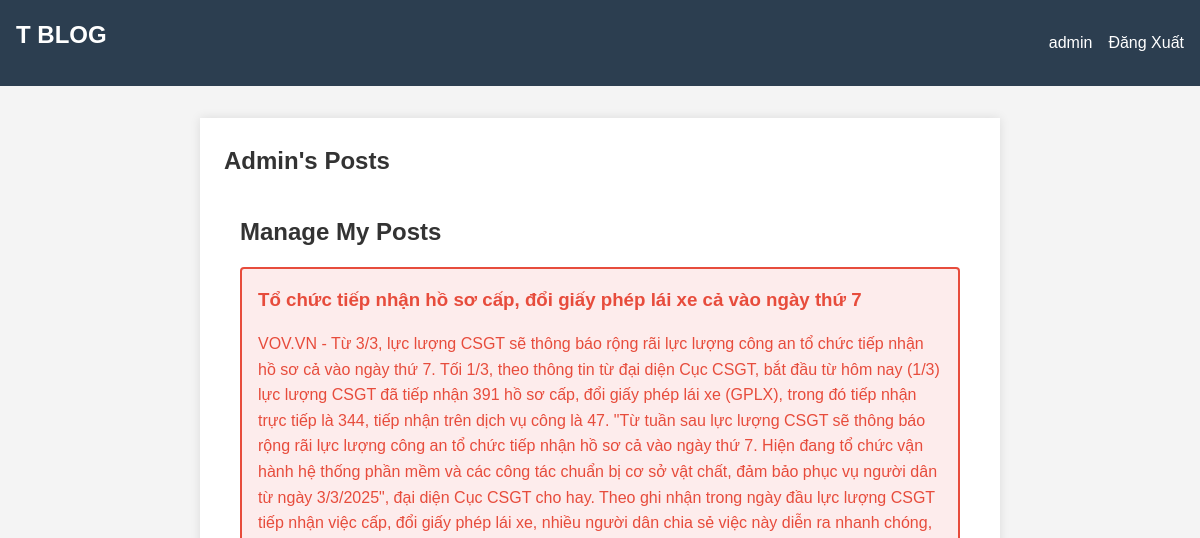
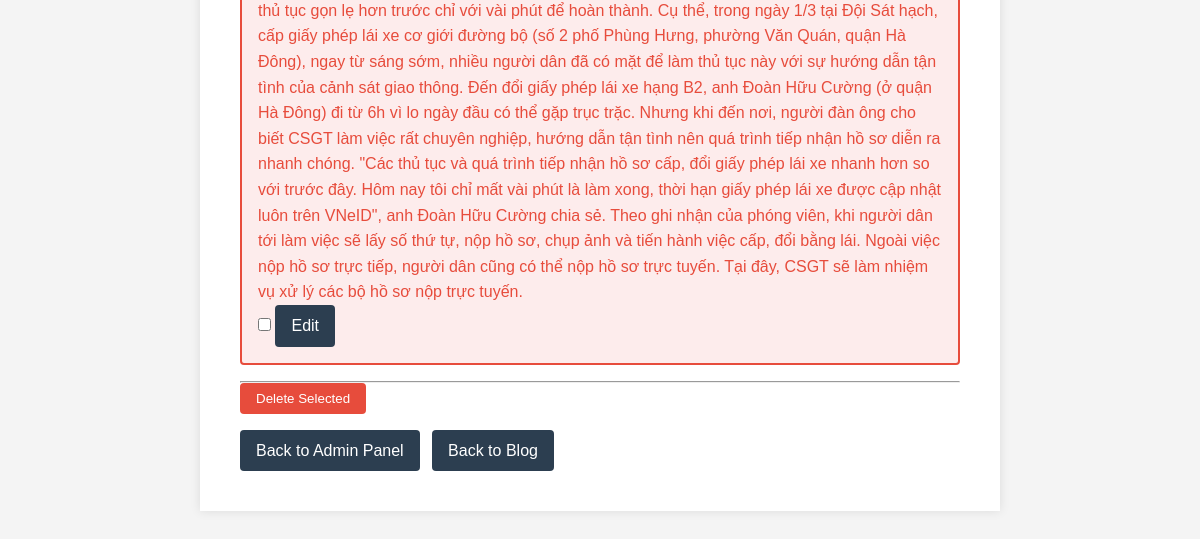
The app's page /admin/my_posts (signed in), older data (2 pictures, top to bottom).
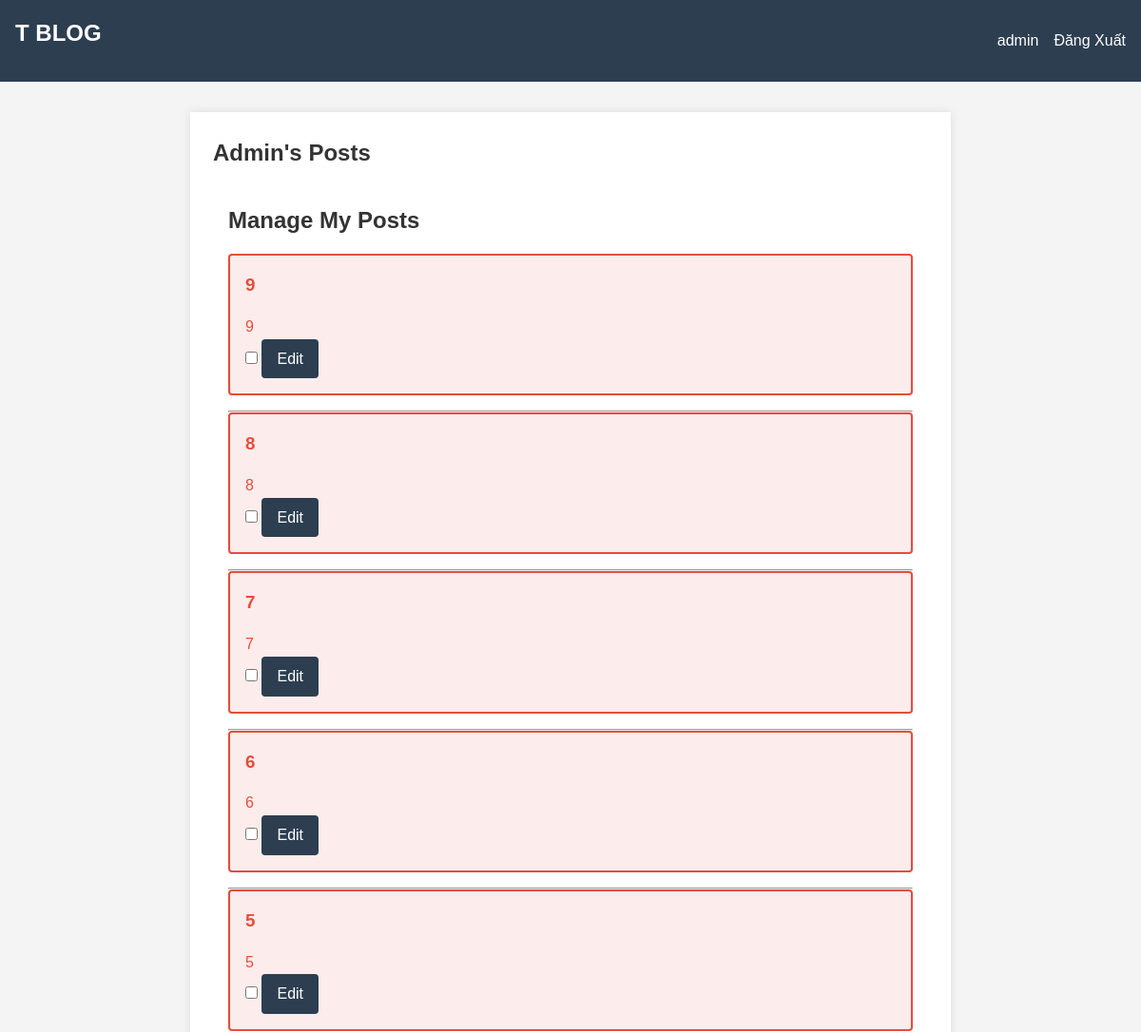
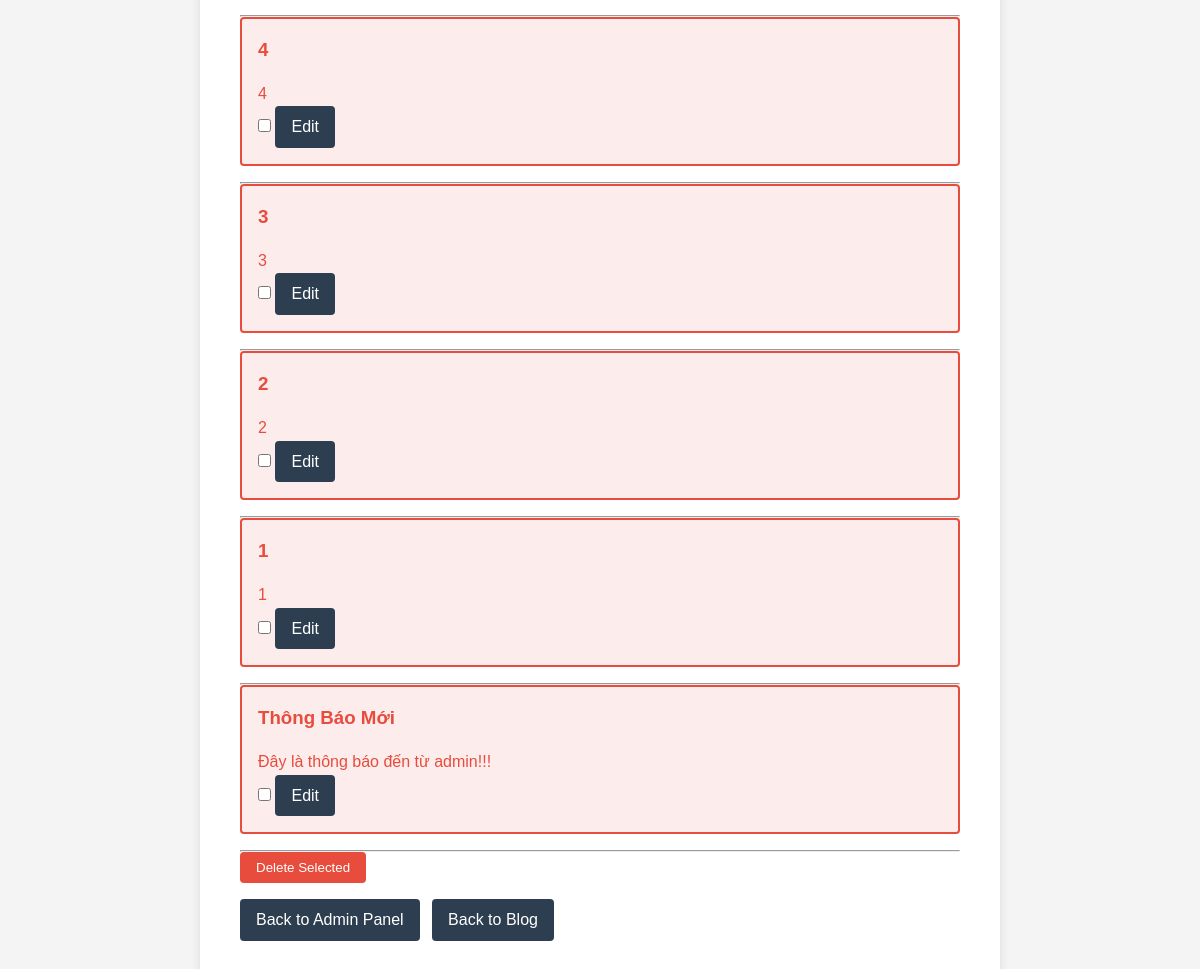
The same page, newer data (2 pictures, top to bottom).
### tables this page shows
CREATE TABLE post (
  id INTEGER PRIMARY KEY AUTOINCREMENT,
  author_id INTEGER NOT NULL,
  created TIMESTAMP NOT NULL DEFAULT CURRENT_TIMESTAMP,
  title TEXT NOT NULL,
  body TEXT NOT NULL,
  FOREIGN KEY (author_id) REFERENCES user (id)
);

### flaskr/blog.py (the view)
@bp.route('/admin/my_posts', defaults={'page': 1})
@bp.route('/admin/my_posts/page/<int:page>')
@login_required
def admin_my_posts(page):
    if g.user is None or g.user['is_admin'] == 0:  # Kiểm tra quyền admin
        abort(403)
    db = get_db()
    per_page = 10  # Số bài viết mỗi trang
    offset = (page - 1) * per_page  # Tính toán offset
    posts = db.execute(
        'SELECT p.id, title, body, created, author_id, username'
        ' FROM post p JOIN user u ON p.author_id = u.id'
        ' WHERE u.id = ?'
        ' ORDER BY created DESC'
        ' LIMIT ? OFFSET ?',
        (g.user['id'], per_page, offset)
    ).fetchall()
    total_posts = db.execute('SELECT COUNT(*) FROM post WHERE author_id = ?', (g.user['id'],)).fetchone()[0]  # Tổng số bài viết của người dùng
    total_pages = (total_posts + per_page - 1) // per_page  # Tính số trang
    return render_template('blog/admin_my_posts.html', posts=posts, page=page, total_pages=total_pages)

### flaskr/auth.py (called while the page is built)
@bp.before_app_request
def load_logged_in_user():
    user_id = session.get('user_id')
    if user_id is None:
        g.user = None
    else:
        g.user = get_db().execute(
            'SELECT * FROM user WHERE id = ?', (user_id,)
        ).fetchone()  # fetchone() trả về một sqlite3.Row

def login_required(view):
    @functools.wraps(view)
    def wrapped_view(**kwargs):
        if g.user is None:
            return redirect(url_for('auth.login'))
        return view(**kwargs)
    return wrapped_view

### flaskr/db.py (called while the page is built)
def get_db():
    if 'db' not in g:
        g.db = sqlite3.connect(
            current_app.config['DATABASE'],
            detect_types=sqlite3.PARSE_DECLTYPES
        )
        g.db.row_factory = sqlite3.Row
    return g.db

### flaskr/templates/blog/admin_my_posts.html (shortened to what this page needs)
{% extends 'base.html' %}
{% block header %}
  <h1>Admin's Posts</h1>
{% endblock %}
{% block content %}
<section class="admin-section">
  <h2>Manage My Posts</h2>
  <form action="{{ url_for('blog.delete_multiple_posts') }}" method="post" class="form-list">
    {% for post in posts %}
      <div class="post-item admin">
        <h3>{{ post.title }}</h3>
        <p>{{ post.body }}</p>
        <input type="checkbox" name="post_ids" value="{{ post.id }}">
        <a class="btn" href="{{ url_for('blog.update', id=post.id) }}">Edit</a>
      </div>
      <hr>
    {% endfor %}
    <input class="btn danger" type="submit" value="Delete Selected" onclick="return confirm('Are you sure you want to delete the selected posts?');">
  </form>
  <div class="navigation-links">
    <a class="btn" href="{{ url_for('blog.admin') }}">Back to Admin Panel</a>
    <a class="btn" href="{{ url_for('blog.index') }}">Back to Blog</a>
  </div>
</section>
{% endblock %}

Row changes from the older to the newer data that the page shows:
removed post: title "Tổ chức tiếp nhận hồ sơ cấp, đổi giấy phép lái xe cả vào ngày thứ 7", body "VOV.VN - Từ 3/3, lực lượng CSGT sẽ thông báo rộng rãi lực lượng công an tổ chức tiếp nhận hồ sơ cả vào ngày thứ 7. Tối 1/3, theo thông tin từ đại diện Cục CSGT, bắt đầu từ hôm nay (1/3) lực lượng CSGT đã tiếp nhận 391 hồ sơ cấp, đổi giấy phép lái xe (GPLX), trong đó tiếp nhận trực tiếp là 344, tiếp nhận trên dịch vụ công là 47. \"Từ tuần sau lực lượng CSGT sẽ thông báo rộng rãi lực lượng công an tổ chức tiếp nhận hồ sơ cả vào ngày thứ 7. Hiện đang tổ chức vận hành hệ thống phần mềm và các công tác chuẩn bị cơ sở vật chất, đảm bảo phục vụ người dân từ ngày 3/3/2025\", đại diện Cục CSGT cho hay. Theo ghi nhận trong ngày đầu lực lượng CSGT tiếp nhận việc cấp, đổi giấy phép lái xe, nhiều người…"
added post: title "9", body "9"
added post: title "8", body "8"
added post: title "7", body "7"
added post: title "6", body "6"
added post: title "5", body "5"
added post: title "4", body "4"
added post: title "3", body "3"
added post: title "2", body "2"
added post: title "1", body "1"
added post: title "Thông Báo Mới", body "Đây là thông báo đến từ admin!!!"
